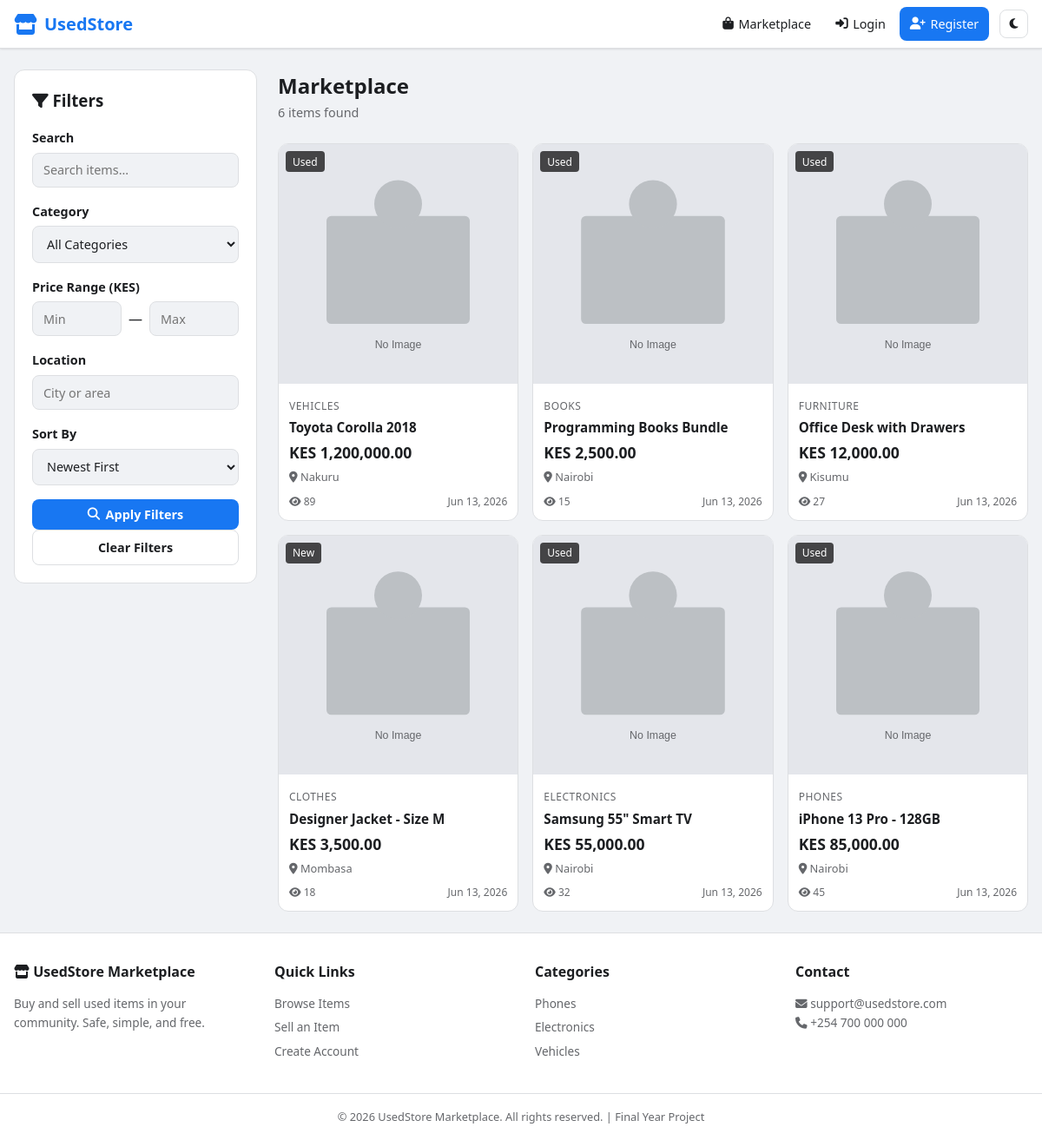
The page /pages/marketplace.php on the database its author committed.
### tables this page shows
CREATE TABLE products (
    id          INT AUTO_INCREMENT PRIMARY KEY,
    user_id     INT NOT NULL,
    category_id INT NOT NULL,
    title       VARCHAR(200) NOT NULL,
    description TEXT NOT NULL,
    price       DECIMAL(10, 2) NOT NULL,
    location    VARCHAR(150) NOT NULL,
    condition_type ENUM('new', 'used') NOT NULL DEFAULT 'used',
    status      ENUM('pending', 'approved', 'rejected', 'sold') NOT NULL DEFAULT 'pending',
    views       INT NOT NULL DEFAULT 0,
    date_posted TIMESTAMP DEFAULT CURRENT_TIMESTAMP,
    updated_at  TIMESTAMP DEFAULT CURRENT_TIMESTAMP ON UPDATE CURRENT_TIMESTAMP,
    FOREIGN KEY (user_id) REFERENCES users(id) ON DELETE CASCADE,
    FOREIGN KEY (category_id) REFERENCES categories(id) ON DELETE RESTRICT,
    INDEX idx_status (status),
    INDEX idx_price (price),
    INDEX idx_location (location),
    INDEX idx_date_posted (date_posted)
);

CREATE TABLE categories (
    id          INT AUTO_INCREMENT PRIMARY KEY,
    name        VARCHAR(50) NOT NULL UNIQUE,
    slug        VARCHAR(50) NOT NULL UNIQUE,
    icon        VARCHAR(50) DEFAULT 'fa-tag',
    created_at  TIMESTAMP DEFAULT CURRENT_TIMESTAMP
);

### includes/functions.php (called while the page is built, shortened)
<?php
function sanitize(string $input): string
{
    return htmlspecialchars(trim($input), ENT_QUOTES, 'UTF-8');
}
function formatPrice(float $price): string
{
    return 'KES ' . number_format($price, 2);
}
function timeAgo(string $datetime): string
{
    $time = strtotime($datetime);
    $diff = time() - $time;
    return date('M j, Y', $time);
}
function getProductImage(?string $path, string $type = 'products'): string
{
    return SITE_URL . '/assets/images/default-product.svg';
}
function paginate(int $total, int $perPage, int $currentPage): array
{
    $totalPages = max(1, ceil($total / $perPage));
    $currentPage = max(1, min($currentPage, $totalPages));
    $offset = ($currentPage - 1) * $perPage;
    return [
        'total'        => $total,
        'per_page'     => $perPage,
        'current_page' => $currentPage,
        'total_pages'  => $totalPages,
        'offset'       => $offset,
    ];
}

### pages/marketplace.php (the view, shortened to what this page needs)
<?php
require_once __DIR__ . '/../includes/functions.php';
$search     = trim($_GET['search'] ?? '');
$minPrice   = $_GET['min_price'] ?? '';
$maxPrice   = $_GET['max_price'] ?? '';
$location   = trim($_GET['location'] ?? '');
$sort       = $_GET['sort'] ?? 'newest';
$page       = max(1, (int) ($_GET['page'] ?? 1));
$perPage    = 12;
$where  = ["p.status = 'approved'"];
$params = [];
$whereClause = implode(' AND ', $where);
$orderMap = [
    'newest'     => 'p.date_posted DESC',
    'oldest'     => 'p.date_posted ASC',
    'price_low'  => 'p.price ASC',
    'price_high' => 'p.price DESC',
    'popular'    => 'p.views DESC',
];
$orderBy = $orderMap[$sort] ?? $orderMap['newest'];
$countStmt = $pdo->prepare(
    "SELECT COUNT(*) FROM products p JOIN categories c ON p.category_id = c.id WHERE $whereClause"
);
$countStmt->execute($params);
$total = (int) $countStmt->fetchColumn();
$pagination = paginate($total, $perPage, $page);
$sql = "SELECT p.*, u.full_name AS seller_name, c.name AS category_name, c.slug AS category_slug,
               (SELECT image_path FROM product_images WHERE product_id = p.id AND is_primary = 1 LIMIT 1) AS image
        FROM products p
        JOIN users u ON p.user_id = u.id
        JOIN categories c ON p.category_id = c.id
        WHERE $whereClause
        ORDER BY $orderBy
        LIMIT {$pagination['per_page']} OFFSET {$pagination['offset']}";
$stmt = $pdo->prepare($sql);
$stmt->execute($params);
$products = $stmt->fetchAll();
require_once __DIR__ . '/../includes/header.php';
?>
<div class="marketplace-page">
    <aside class="filter-sidebar" id="filterSidebar">
        <div class="filter-header">
            <h3><i class="fas fa-filter"></i> Filters</h3>
        </div>
        <form method="GET" action="" class="filter-form" id="filterForm">
            <div class="form-group">
                <label for="search">Search</label>
                <input type="text" id="search" name="search" value="<?= sanitize($search) ?>"
                       placeholder="Search items...">
            </div>
            <div class="form-group">
                <label for="category">Category</label>
                <select id="category" name="category">
                    <option value="">All Categories</option>
                </select>
            </div>
            <div class="form-group">
                <label>Price Range (KES)</label>
                <div class="price-range">
                    <input type="number" name="min_price" placeholder="Min" value="<?= sanitize($minPrice) ?>" min="0">
                    <span>—</span>
                    <input type="number" name="max_price" placeholder="Max" value="<?= sanitize($maxPrice) ?>" min="0">
                </div>
            </div>
            <div class="form-group">
                <label for="location">Location</label>
                <input type="text" id="location" name="location" value="<?= sanitize($location) ?>"
                       placeholder="City or area">
            </div>
            <div class="form-group">
                <label for="sort">Sort By</label>
                <select id="sort" name="sort">
                    <option value="newest" <?= $sort === 'newest' ? 'selected' : '' ?>>Newest First</option>
                </select>
            </div>
            <button type="submit" class="btn btn-primary btn-block">
                <i class="fas fa-search"></i> Apply Filters
            </button>
            <a href="<?= SITE_URL ?>/pages/marketplace.php" class="btn btn-outline btn-block">Clear Filters</a>
        </form>
    </aside>
    <div class="marketplace-content">
        <div class="marketplace-header">
            <div>
                <h1>Marketplace</h1>
                <p><?= $total ?> item<?= $total !== 1 ? 's' : '' ?> found</p>
            </div>
        </div>
        <?php if (empty($products)): ?>
            <div class="empty-state">
                <i class="fas fa-search"></i>
                <h3>No items found</h3>
                <p>Try adjusting your search or filters.</p>
            </div>
        <?php else: ?>
            <div class="products-grid">
                <?php foreach ($products as $item): ?>
                    <div class="product-card">
                        <a href="<?= SITE_URL ?>/pages/item.php?id=<?= $item['id'] ?>" class="product-image">
                            <img src="<?= getProductImage($item['image']) ?>" alt="<?= sanitize($item['title']) ?>" loading="lazy">
                            <span class="product-condition"><?= ucfirst($item['condition_type']) ?></span>
                        </a>
                        <div class="product-info">
                            <span class="product-category"><?= sanitize($item['category_name']) ?></span>
                            <h3 class="product-title">
                                <a href="<?= SITE_URL ?>/pages/item.php?id=<?= $item['id'] ?>"><?= sanitize($item['title']) ?></a>
                            </h3>
                            <p class="product-price"><?= formatPrice($item['price']) ?></p>
                            <p class="product-location"><i class="fas fa-map-marker-alt"></i> <?= sanitize($item['location']) ?></p>
                            <p class="product-meta">
                                <span><i class="fas fa-eye"></i> <?= $item['views'] ?></span>
                                <span><?= timeAgo($item['date_posted']) ?></span>
                            </p>
                        </div>
                    </div>
                <?php endforeach; ?>
            </div>
        <?php endif; ?>
    </div>
</div>
<?php
require_once __DIR__ . '/../includes/footer.php';
?>

### assets/css/style.css (style rules this page uses)
:root { --primary: #1877f2; --primary-dark: #166fe5; --primary-light: #e7f3ff; --secondary: #42b72a; --danger: #e74c3c; --warning: #f39c12; --success: #27ae60; --bg: #f0f2f5; --bg-card: #ffffff; --text: #1c1e21; --text-muted: #65676b; --border: #dddfe2; --shadow: 0 1px 2px rgba(0,0,0,.1); --shadow-lg: 0 4px 12px rgba(0,0,0,.15); --radius: 8px; --radius-lg: 12px; --nav-height: 56px; --transition: 0.2s ease; --font: 'Segoe UI', system-ui, -apple-system, sans-serif; }
*, *::before, *::after { box-sizing: border-box; margin: 0; padding: 0; }
html { scroll-behavior: smooth; }
body { font-family: var(--font); background: var(--bg); color: var(--text); line-height: 1.6; min-height: 100vh; display: flex; flex-direction: column; }
a { color: var(--primary); text-decoration: none; }
img { max-width: 100%; height: auto; display: block; }
.btn { display: inline-flex; align-items: center; gap: 0.4rem; padding: 0.5rem 1rem; border: none; border-radius: var(--radius); font-size: 0.9rem; font-weight: 600; cursor: pointer; transition: all var(--transition); text-decoration: none; font-family: inherit; }
.btn-primary { background: var(--primary); color: #fff; }
.btn-outline { background: transparent; border: 1px solid var(--border); color: var(--text); }
.btn-block { width: 100%; justify-content: center; }
.products-grid { display: grid; grid-template-columns: repeat(auto-fill, minmax(240px, 1fr)); gap: 1rem; }
.product-card { background: var(--bg-card); border-radius: var(--radius-lg); overflow: hidden; border: 1px solid var(--border); transition: all var(--transition); }
.product-image { display: block; position: relative; aspect-ratio: 1; overflow: hidden; background: var(--bg); }
.product-image img { width: 100%; height: 100%; object-fit: cover; transition: transform 0.3s ease; }
.product-condition { position: absolute; top: 8px; left: 8px; background: rgba(0,0,0,0.7); color: #fff; padding: 0.15rem 0.5rem; border-radius: 4px; font-size: 0.75rem; }
.product-info { padding: 0.75rem; }
.product-category { font-size: 0.75rem; color: var(--text-muted); text-transform: uppercase; letter-spacing: 0.5px; }
.product-title { font-size: 0.95rem; margin: 0.25rem 0; line-height: 1.3; }
.product-title a { color: var(--text); text-decoration: none; }
.product-price { font-size: 1.1rem; font-weight: 700; color: var(--text); margin: 0.25rem 0; }
.product-location { font-size: 0.8rem; color: var(--text-muted); }
.product-meta { display: flex; justify-content: space-between; font-size: 0.75rem; color: var(--text-muted); margin-top: 0.5rem; }
.marketplace-page { display: flex; max-width: 1400px; margin: 0 auto; padding: 1.5rem 1rem; gap: 1.5rem; }
.filter-sidebar { width: 280px; flex-shrink: 0; background: var(--bg-card); border-radius: var(--radius-lg); border: 1px solid var(--border); padding: 1.25rem; height: fit-content; position: sticky; top: calc(var(--nav-height) + 1rem); }
.filter-header { display: flex; justify-content: space-between; align-items: center; margin-bottom: 1rem; }
.marketplace-content { flex: 1; min-width: 0; }
.marketplace-header { display: flex; justify-content: space-between; align-items: center; margin-bottom: 1.5rem; }
.marketplace-header h1 { font-size: 1.5rem; }
.marketplace-header p { color: var(--text-muted); font-size: 0.9rem; }
.price-range { display: flex; align-items: center; gap: 0.5rem; }
.price-range input { flex: 1; }
.form-group { margin-bottom: 1rem; }
.form-group label { display: block; font-weight: 600; margin-bottom: 0.35rem; font-size: 0.9rem; }
.form-group input, .form-group select, .form-group textarea { width: 100%; padding: 0.6rem 0.75rem; border: 1px solid var(--border); border-radius: var(--radius); font-size: 0.9rem; font-family: inherit; background: var(--bg); color: var(--text); transition: border-color var(--transition); }

### rows shown on the page
products: condition_type "Used", category.name "VEHICLES", title "Toyota Corolla 2018", price "KES 1,200,000.00", location "Nakuru", views "89", date_posted "Jun 13, 2026"
products: condition_type "Used", category.name "BOOKS", title "Programming Books Bundle", price "KES 2,500.00", location "Nairobi", views "15", date_posted "Jun 13, 2026"
products: condition_type "Used", category.name "FURNITURE", title "Office Desk with Drawers", price "KES 12,000.00", location "Kisumu", views "27", date_posted "Jun 13, 2026"
products: condition_type "New", category.name "CLOTHES", title "Designer Jacket - Size M", price "KES 3,500.00", location "Mombasa", views "18", date_posted "Jun 13, 2026"
products: condition_type "Used", category.name "ELECTRONICS", title "Samsung 55\" Smart TV", price "KES 55,000.00", location "Nairobi", views "32", date_posted "Jun 13, 2026"
products: condition_type "Used", category.name "PHONES", title "iPhone 13 Pro - 128GB", price "KES 85,000.00", location "Nairobi", views "45", date_posted "Jun 13, 2026"

### other values the page prints
$total "6"
